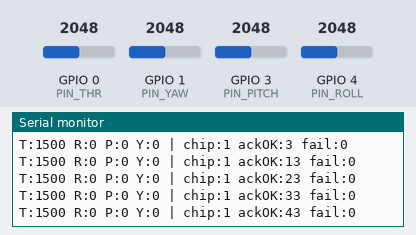
Bench run of a sketch on a simulated ESP32-C3. On the bench: the last lines printed to the serial monitor. The test bench sets the inputs (shaded band); at power-on: GPIO 0 (PIN_THR) = 2048, GPIO 1 (PIN_YAW) = 2048, GPIO 3 (PIN_PITCH) = 2048, GPIO 4 (PIN_ROLL) = 2048. No radio packets arrive unless stated.

Above: at 1.3 s.
1.4 s: GPIO 0 (PIN_THR) set to 2866
At 1.47 s:
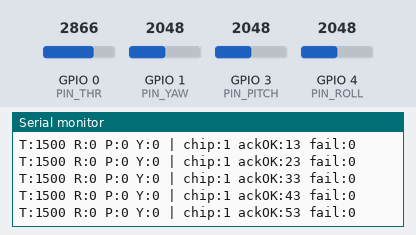
2.9 s: GPIO 1 (PIN_YAW) set to 2866
At 3.01 s:
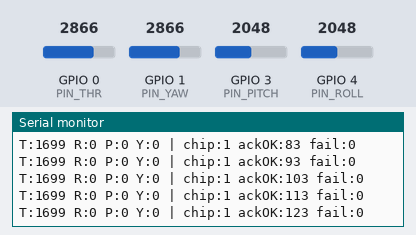
4.4 s: GPIO 3 (PIN_PITCH) set to 2866
At 4.55 s:
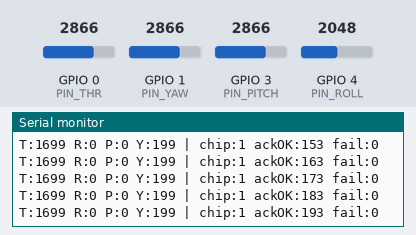
5.9 s: GPIO 4 (PIN_ROLL) set to 2866
At 6.1 s:
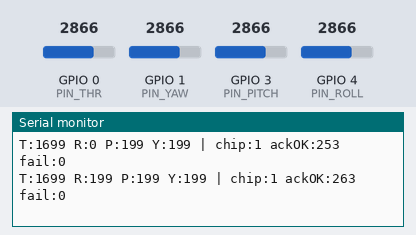
7.4 s: GPIO 0 (PIN_THR) set to 3972
At 7.42 s:
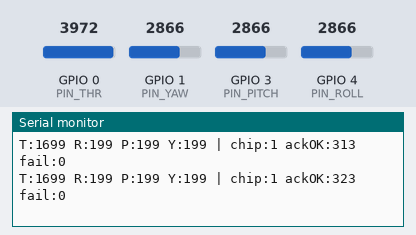
8.9 s: GPIO 1 (PIN_YAW) set to 3972
At 8.96 s:
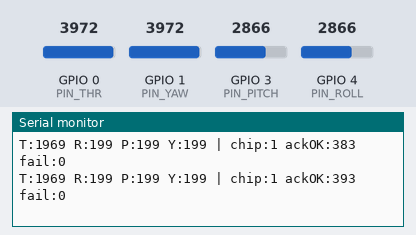
Timing chart, 0 to 11.4 s (numbered marks = the images above; inputs shaded):
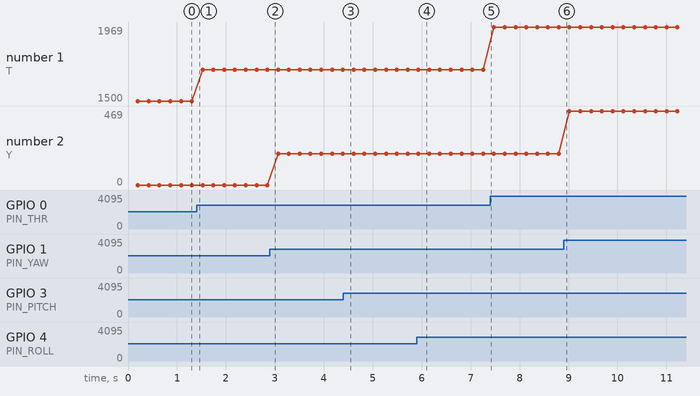

Measured:
- after the input at 5.9 s, the serial monitor: prints a new line at once (image 4)
- plotted number 1: 1500 → 1699 after the input at 1.4 s, 1699 → 1969 after the input at 7.4 s
- plotted number 2: 0 → 199 after the input at 2.9 s, 199 → 469 after the input at 8.9 s

The sketch:

drone_tx_anglemode.ino
```cpp
/*
  ESP32-C3 Supermini Quadcopter Transmitter
  4-axis stick input -> nRF24 -> flight controller

  NOTE: The C3 only has GPIO0..GPIO5 as ADC pins, and GPIO2/8/9 are
  strapping pins (avoid for sticks). The nRF24 runs on custom SPI pins so
  all four pots can stay on safe ADC1 channels.
*/

#include <SPI.h>
#include <nRF24L01.h>
#include <RF24.h>

// ---- nRF24L01 on the C3 Supermini (custom SPI pins) ----
#define NRF_SCK   5    // GPIO5  -> nRF24 SCK
#define NRF_MISO  6    // GPIO6  -> nRF24 MISO
#define NRF_MOSI  7    // GPIO7  -> nRF24 MOSI
#define NRF_CE    10   // GPIO10 -> nRF24 CE
#define NRF_CSN   20   // GPIO20 -> nRF24 CSN

RF24 radio(NRF_CE, NRF_CSN);
const byte address[6] = "00001";

struct DataPacket {
  uint16_t throttle;   // 1000..2000
  int16_t  roll;       // -500..500
  int16_t  pitch;      // -500..500
  int16_t  yaw;        // -500..500
};
DataPacket tx;

// Joystick wipers -> ADC1 pins (power the pots from 3.3V, NOT 5V).
// All on ADC1 and clear of strapping pins so the board always boots.
const int PIN_THR   = 0;    // GPIO0  ADC1_CH0  left stick  - vertical
const int PIN_YAW   = 1;    // GPIO1  ADC1_CH1  left stick  - horizontal
const int PIN_PITCH = 3;    // GPIO3  ADC1_CH3  right stick - vertical
const int PIN_ROLL  = 4;    // GPIO4  ADC1_CH4  right stick - horizontal

// Resting (center) ADC reading per axis, captured at boot. Sticks MUST be
// centered when the board powers up. Throttle is NOT centered.
int rawCenterRoll  = 2048;
int rawCenterPitch = 2048;
int rawCenterYaw   = 2048;

// Map a stick around its captured center -> -500..500 with a deadband.
// Per-side scaling so an off-center resting point still gives full range.
int16_t centeredCal(int pin, int center) {
  int  raw = analogRead(pin);
  long v;
  if (raw >= center) {
    int span = 4095 - center; if (span < 1) span = 1;
    v = (long)(raw - center) * 500 / span;
  } else {
    int span = center; if (span < 1) span = 1;
    v = (long)(raw - center) * 500 / span;
  }
  if (v < 25 && v > -25) v = 0;
  return (int16_t)constrain(v, -500L, 500L);
}

// Average several reads of each stick at rest to learn its center.
void captureCenters() {
  const int N = 64;
  long r = 0, p = 0, y = 0;
  for (int i = 0; i < N; i++) {
    r += analogRead(PIN_ROLL);
    p += analogRead(PIN_PITCH);
    y += analogRead(PIN_YAW);
    delay(2);
  }
  rawCenterRoll  = r / N;
  rawCenterPitch = p / N;
  rawCenterYaw   = y / N;
}

void setup() {
  Serial.begin(115200);

  // Route the SPI bus to the C3 Supermini pins, THEN start the radio.
  // (RF24.begin() reuses an already-initialised SPI bus, so these pins stick.)
  SPI.begin(NRF_SCK, NRF_MISO, NRF_MOSI, NRF_CSN);

  radio.begin();
  radio.setDataRate(RF24_250KBPS);
  radio.setPALevel(RF24_PA_MIN);
  radio.setChannel(76);
  radio.openWritingPipe(address);
  radio.stopListening();
  Serial.print("nRF24 chip connected (SPI ok?): ");
  Serial.println(radio.isChipConnected() ? "YES" : "NO  <-- check CE/CSN/SCK/MOSI/MISO + 3.3V");

  // Learn each stick's resting position (keep R/P/Y sticks centered at boot).
  captureCenters();
  Serial.printf("Stick centers (raw ADC): roll=%d pitch=%d yaw=%d\n",
    rawCenterRoll, rawCenterPitch, rawCenterYaw);
}

void loop() {
  // If pushing the throttle UP gives a LOW number, swap 1000<->2000 here.
  tx.throttle = map(analogRead(PIN_THR), 0, 4095, 1000, 2000);
  tx.roll  = centeredCal(PIN_ROLL,  rawCenterRoll);
  tx.pitch = centeredCal(PIN_PITCH, rawCenterPitch);
  tx.yaw   = centeredCal(PIN_YAW,   rawCenterYaw);

  bool ok = radio.write(&tx, sizeof(tx));   // returns true only if FC ACKs

  static unsigned long okCount = 0, failCount = 0;
  if (ok) okCount++; else failCount++;

  static unsigned long dbg = 0;
  if (millis() - dbg > 200) {
    dbg = millis();
    Serial.printf("T:%d R:%d P:%d Y:%d | chip:%d ackOK:%lu fail:%lu\n",
      tx.throttle, tx.roll, tx.pitch, tx.yaw,
      radio.isChipConnected(), okCount, failCount);
  }
  delay(20);   // 50 Hz
}
```
